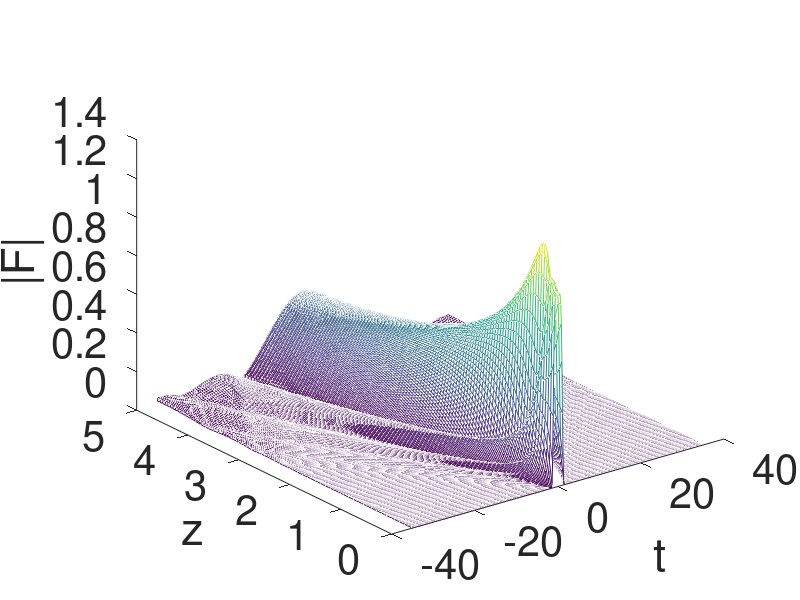
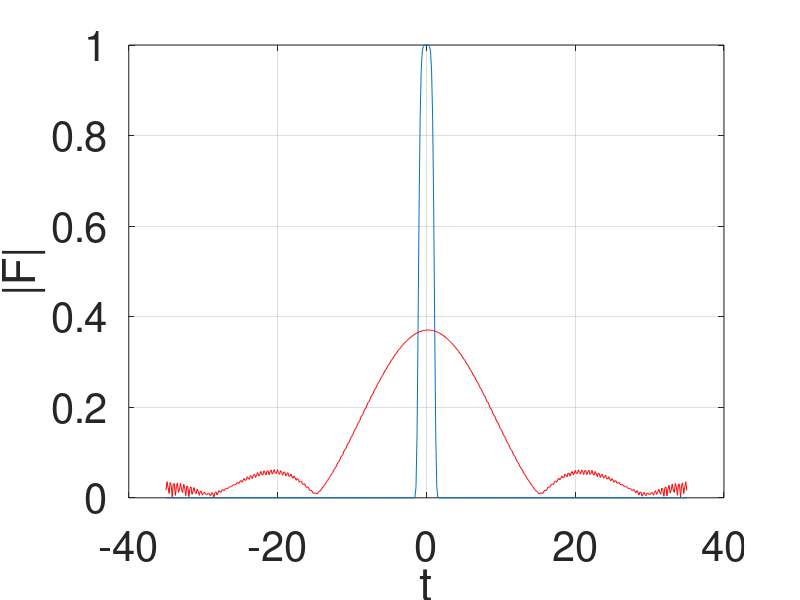
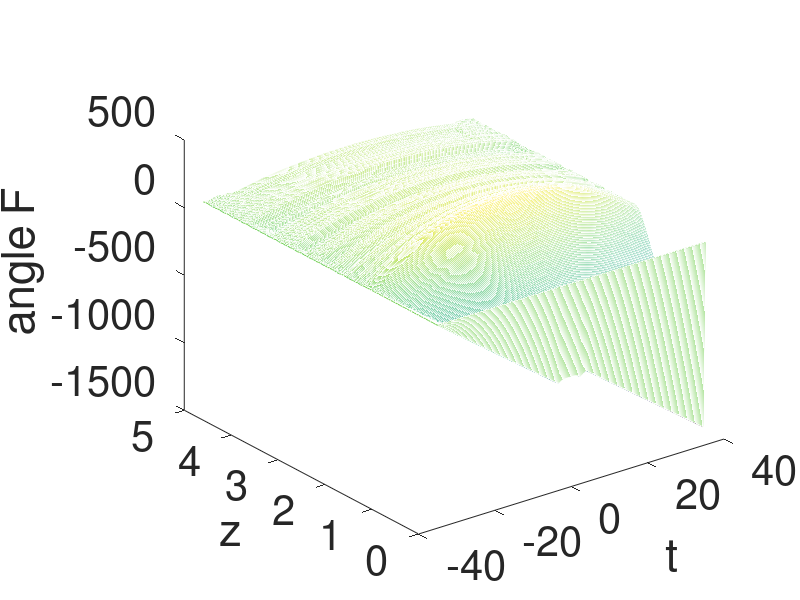
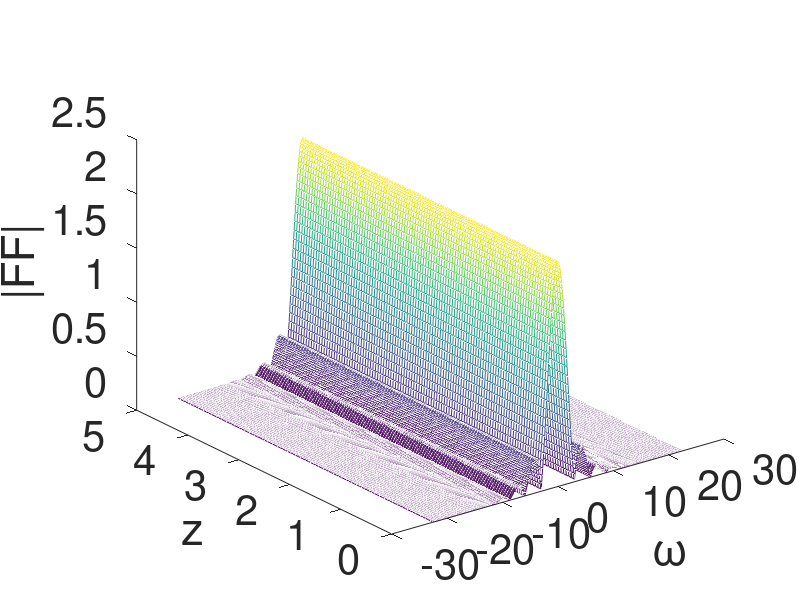

Here is the MATLAB script that generated these plots, in order:

%
% PROPAGATION METHOD FOR THE SOLUTION OF NLSE
%
% i Fz - beta2/2*Ftt + gamma * |F|^2 F=0
%

clc
clear all
close all

% MATERIAL PROPERTIES

beta2=1;
gamma=0;

% TEMPORAL COORDINATE

t0=-35;
t1=35;
nt=501;
t=linspace(t0,t1,nt);
deltat=(t1-t0)/(nt-1);

% SPATIAL COORDINATE
z0=0;
z1=5;
nz=101;
z=linspace(z0,z1,nz);
deltaz=(z1-z0)/(nz-1);

h=deltaz;

% FREQUENCY COORDINATE
indfreq=-nt/2:1:nt/2-1;
omega=pi/t1.*indfreq;


%INPUT ENVELOPE
amp=1;
tau0=1;
LD=tau0^2/abs(beta2);


C=-2;
m=3;

%FIN=exp(-(1+j*C)/2*(t.^2/(tau0^2)));
%FIN=sech(t/tau0).*exp(-j*C*t.^2/(2*tau0)^2);
FIN=exp(-1/2*(t/(tau0)).^(2*m));



FFIN=deltat*fftshift(fft(FIN)); %SPECTRAL PROFILE

% figure(1)
% plot(t,abs(FIN))
% xlabel('t'); ylabel('|F|')
% set(findall(gcf,'type','text'),'FontSize',30);
% set(gca,'FontSize',30);
% grid;

% figure(2)
% plot(t,unwrap(angle(FIN)))
% xlabel('t'); ylabel('angle F')
% set(findall(gcf,'type','text'),'FontSize',30);
% set(gca,'FontSize',30);
% grid;
% 
% figure(3)
% plot(omega,abs(FFIN))
% xlabel('\omega'); ylabel('|FFIN|')
% grid
% set(findall(gcf,'type','text'),'FontSize',30);
% set(gca,'FontSize',30);
% grid;



%%%%%%%%%%%%%%
% CORE OF THE PROGRAM
%%%%%%%%%%%%%%

F=zeros(ceil(nt),floor(nz));
FF=zeros(ceil(nt),floor(nz));

F(:,1)=FIN;
FF(:,1)=FFIN;

q=FIN;

for loop_step=2:1:nz;
    
    %LINEAR DISPERSIVE STEP
    qs=deltat*fftshift(fft(q)); %FFT
    qs_old=qs;
    
    prop=beta2/2*omega.^2;
    fact=j*prop*h;
    qs=qs_old.*exp(fact); %calculation of the envelope, undere
    %the effect of propagation beta2
    
    q=(1/deltat)*ifft(ifftshift(qs)); %coming back in the time domain
    
       
    %NONLINEAR CHI3 EFFECT  STEP
    
    q_old=q;
    q=q_old.*exp(j*gamma*abs(q_old).^2*h);
    
    %SAVE DATA EVERY NZ
    
    F(:,loop_step)=q;
    FF(:,loop_step)=deltat*fftshift(fft(q));
    
    
end

save dati


figure
mesh(t,z,abs(F)')
xlabel('t')
ylabel('z')
zlabel('|F|')
set(findall(gcf,'type','text'),'FontSize',30);
set(gca,'FontSize',30);
grid;


figure
plot(t,abs(F(:,1)),t,abs(F(:,end)),'r')
xlabel('t')
ylabel('|F|')
set(findall(gcf,'type','text'),'FontSize',30);
set(gca,'FontSize',30);
grid;


figure
mesh(t,z,unwrap(angle((F)))')
xlabel('t')
ylabel('z')
zlabel('angle F')
set(findall(gcf,'type','text'),'FontSize',30);
set(gca,'FontSize',30);
grid;

figure
mesh(omega,z,abs(FF)')
xlabel('\omega')
ylabel('z')
zlabel('|FF|')
set(findall(gcf,'type','text'),'FontSize',30);
set(gca,'FontSize',30);
grid;

figure
plot(omega,abs(FF(:,1)),omega,abs(FF(:,end)),'r')
xlabel('\omega')
ylabel('|F|')
set(findall(gcf,'type','text'),'FontSize',30);
set(gca,'FontSize',30);
grid;